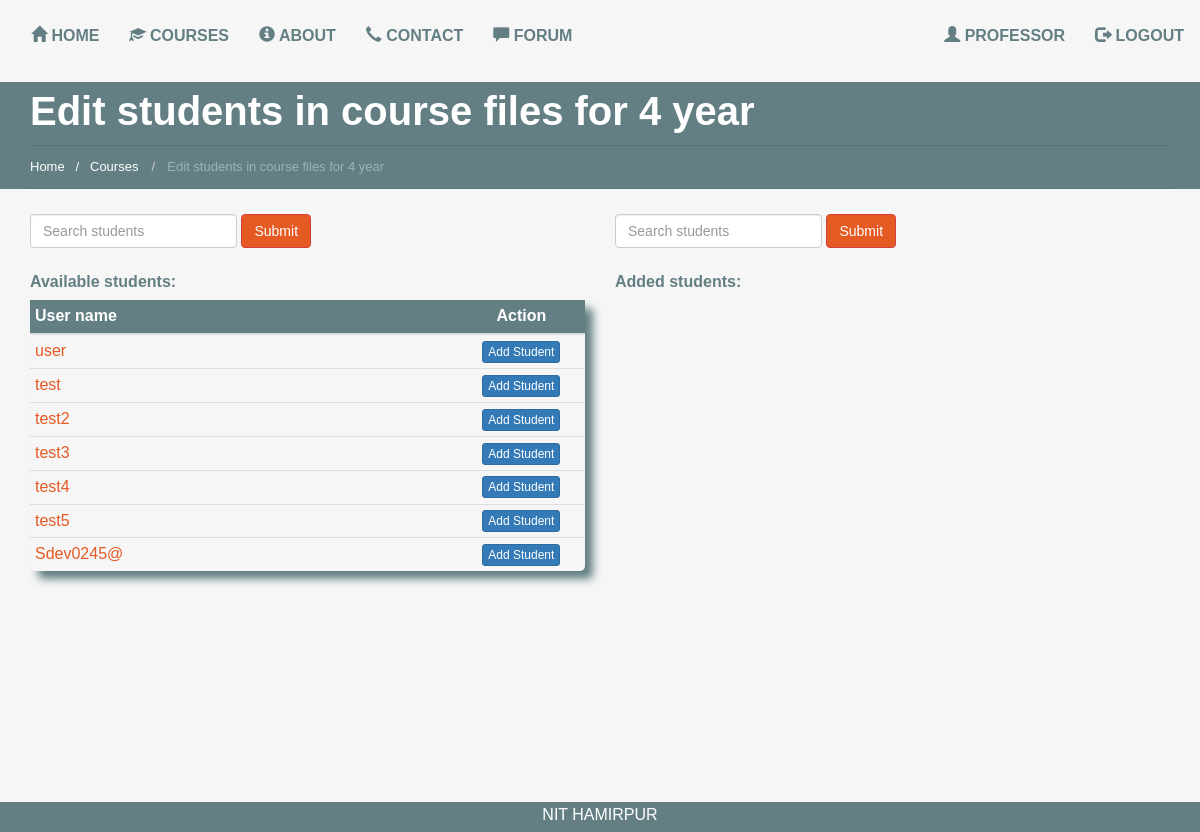
Screenshot of /courses/professor/files for 4 year/students/ (signed in) with the database file from the repository.
### users/models.py (models this page shows)
class UserProfile(AbstractUser):
    is_professor = models.BooleanField(default=False)
    is_site_admin = models.BooleanField(default=False)

### courses/views.py (the view)
# urls.py: url(r'^professor/(?P<course_name>[\w ]+)/students/$', course_views.list_students, name='list_students'),
@user_passes_test(lambda user: user.is_professor)
def list_students(request, course_name=None):
    course = Course.objects.get(course_name=course_name)
    added_students = UserProfile.objects.filter(students_to_course=course)
    excluded_students = UserProfile.objects.exclude(students_to_course=course).filter(is_professor=False).filter(
        is_site_admin=False)
    query_first = request.GET.get("q1")
    if query_first:
        excluded_students = excluded_students.filter(username__icontains=query_first)
    query_second = request.GET.get("q2")
    if query_second:
        added_students = added_students.filter(username__icontains=query_second)
    path = request.path.split('/')[1]
    redirect_path = path
    path = path.title()
    context = {
        "title": "Edit students in course " + course_name,
        "excluded_students": excluded_students,
        "added_students": added_students,
        "course_name": course_name,
        "path": path,
        "redirect_path": redirect_path,
    }
    return render(request, "courses/add_students.html", context)

### templates/courses/add_students.html (shortened to what this page needs)
{% extends 'base.html' %}
{% load crispy_forms_tags %}
{% load staticfiles %}
{% block content %}
  {% include 'breadcrumb.html' %}
  <link href="{% static "css/edit_students_in_course.css" %}" rel="stylesheet"/>
  <div class="container">
    <div class="row">
      <div class="col-md-6">
        <form class="form-inline" method='GET' action="" role="form">
          <div class="form-group">
            <input class="form-control" type="text" name="q1" placeholder="Search students"
                   value="{{ request.GET.q }}"/>
            <button class="btn btn-danger btn-md">Submit</button>
          </div>
        </form>
        <h5>Available students:</h5>
        {% if excluded_students %}
          <table class="table table-condensed table-hover generic-table">
            <thead>
            <tr>
              <th>User name</th>
              <th>Action</th>
            </tr>
            </thead>
            {% for instance in excluded_students %}
              <tr>
                <td class="col-md-5">{{ instance.username }}</td>
                <td class="col-md-1"><a href="{% url 'add_students' course_name instance.id %}">
                  <input class='btn btn-primary btn-xs' type='submit' value='Add Student'/>
                </a>
                </td>
              </tr>
            {% endfor %}
          </table>
        {% endif %}
      </div>
      <div class="col-md-6">
        <form class="form-inline" method='GET' action="" role="form">
          <div class="form-group">
            <input class="form-control" type="text" name="q2" placeholder="Search students"
                   value="{{ request.GET.q }}"/>
            <button class="btn btn-danger btn-md">Submit</button>
          </div>
        </form>
        <h5>Added students:</h5>
      </div>
    </div>
  </div>
{% endblock %}

### templates/navbar.html (shortened to what this page needs)
<nav class="navbar" role="navigation">
  <div class="container-fluid">
    <div class="collapse navbar-collapse" id="mainNavBar">
      <ul class="nav navbar-nav">
        <li class="active"><a href="/"><span class="glyphicon glyphicon-home"></span> Home</a></li>
        {% if request.user.is_authenticated %}
          <li><a href="{% url 'courses' %}"><span class="glyphicon glyphicon-education"></span> Courses</a></li>
        {% else %}
          <li><a href="/"><span class="glyphicon glyphicon-education"></span> Courses</a></li>
        {% endif %}
        <li><a href="{% url 'about' %}"><span class="glyphicon glyphicon-info-sign"></span> About</a></li>
        <li><a href="{% url 'contact' %}"><span class="glyphicon glyphicon-earphone"></span> Contact</a></li>
        {% if request.user.is_authenticated %}
          <li><a href="{% url 'forum' %}"><span class="glyphicon glyphicon glyphicon-comment"></span> Forum</a></li>
        {% endif %}
      </ul>
      <ul class="nav navbar-nav navbar-right">
        {% if request.user.is_authenticated %}
          <li><a href="{% url 'profile' %}"><span class="glyphicon glyphicon-user"></span> {{ user.get_username }}</a>
          </li>
          <li><a href="/accounts/logout"><span class="glyphicon glyphicon-log-out"></span> Logout</a></li>
        {% else %}
          <li><a href="/accounts/register"><span class="glyphicon glyphicon-plus"></span> Sign Up</a></li>
          <li><a href="/accounts/login"><span class="glyphicon glyphicon-user"></span> Log In</a></li>
        {% endif %}
      </ul>
    </div>
  </div>
</nav>

### users/static_in_users/static_files/css/base.css (style rules this page uses)
html, body { font-family: 'Source Sans Pro', sans-serif; font-size: 100%; background-color: #F6F6F6; height: 100%; }
ul, ol { margin: 0; }

### users/static_in_users/static_files/css/home.css (style rules this page uses)
h4, h5, h6, h1, h2, h3 { margin-top: 0; }
ul, ol { margin: 0; }
html, body { font-family: 'Source Sans Pro', sans-serif; font-size: 100%; background-color: #F6F6F6; }
a { outline: none !important; }
@media (max-width: 1200px) { #mainNavBar { padding-left: 0; padding-right: 0; } }
#mainNavBar { margin-top: 10px; }
#mainNavBar li a { display: block; font-size: 1em; color: #637f83; -webkit-transition: all 0.3s ease; -moz-transition: all 0.3s ease; -o-transition: all 0.3s ease; transition: all 0.3s ease; text-transform: uppercase; font-weight: bold; }

### users/static_in_users/static_files/css/edit_students_in_course.css (style rules this page uses)
h5 { font-size: 1em; font-weight: bold; color: #637f83; margin-top: 25px; }
label, h2, th { color: #637f83; }
td { color: #E55923; }
.btn-danger { background-color: #E55923 !important; }
.generic-table { margin-top: 5px; -moz-border-radius: 5px; border-radius: 5px; -moz-box-shadow: 8px 8px 8px #637F83; -webkit-box-shadow: 8px 8px 8px #637F83; box-shadow: 8px 8px 8px #637F83; }
.generic-table th { background-color: #637F83; color: white; }
.generic-table td:last-child { text-align: center; }
.generic-table th:last-child { text-align: center; }

### rows the page displays
UserProfile: get_username "PROFESSOR"
UserProfile: username "user"
UserProfile: username "test"
UserProfile: username "test2"
UserProfile: username "test3"
UserProfile: username "test4"
UserProfile: username "test5"
UserProfile: username "Sdev0245@"

### other values shown
{{ title }} "Edit students in course files for 4 year"
{{ path }} "Courses"
